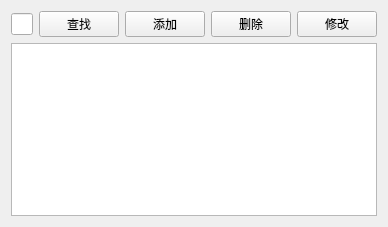
<?xml version="1.0" encoding="UTF-8"?>
<ui version="4.0">
 <class>PatientView</class>
 <widget class="QWidget" name="PatientView">
  <property name="geometry">
   <rect>
    <x>0</x>
    <y>0</y>
    <width>361</width>
    <height>227</height>
   </rect>
  </property>
  <property name="windowTitle">
   <string>患者管理</string>
  </property>
  <layout class="QHBoxLayout" name="horizontalLayout_3">
   <item>
    <layout class="QVBoxLayout" name="verticalLayout_2">
     <item>
      <layout class="QHBoxLayout" name="horizontalLayout_2">
       <item>
        <widget class="QLineEdit" name="txtSearch_2"/>
       </item>
       <item>
        <widget class="QPushButton" name="btSearch_2">
         <property name="text">
          <string>查找</string>
         </property>
        </widget>
       </item>
       <item>
        <widget class="QPushButton" name="btAdd_2">
         <property name="text">
          <string>添加</string>
         </property>
        </widget>
       </item>
       <item>
        <widget class="QPushButton" name="btDelete_2">
         <property name="text">
          <string>删除</string>
         </property>
        </widget>
       </item>
       <item>
        <widget class="QPushButton" name="btEdit_2">
         <property name="text">
          <string>修改</string>
         </property>
        </widget>
       </item>
      </layout>
     </item>
     <item>
      <widget class="QTableView" name="tableView_2"/>
     </item>
    </layout>
   </item>
  </layout>
 </widget>
 <resources/>
 <connections/>
</ui>
